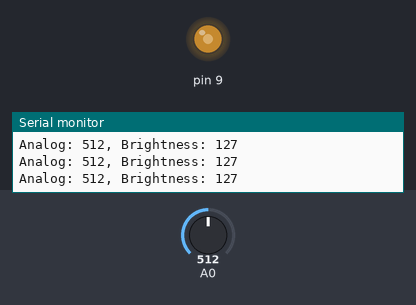
Recording of a sketch running on a simulated Arduino Uno, built with avr-gcc and run on an emulated ATmega328P. Shown: output pins drawn as LEDs (lit = HIGH), the last lines printed to the serial monitor. The inputs (shaded band) are chosen by the test bench; at power-on: A0 = 512.

Above: at 1.2 s.
1.3 s: A0 set to 716
At 1.8 s:
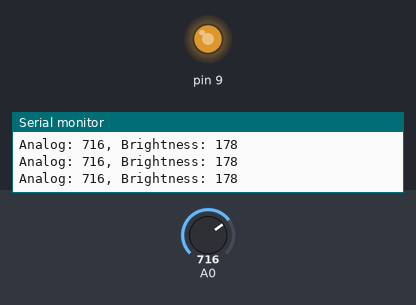
2.8 s: A0 set to 900
At 3.3 s:
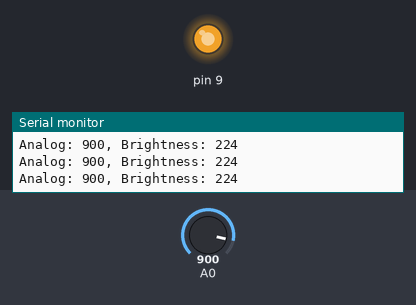
4.3 s: A0 set to 122
At 4.8 s:
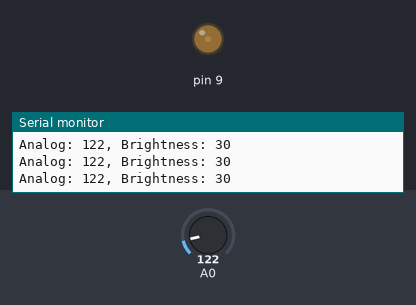
5.8 s: A0 set to 0
At 6.3 s:
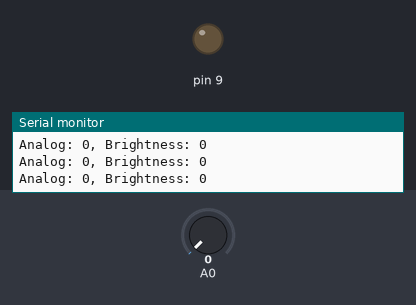
7.3 s: A0 set to 511
At 7.7 s:
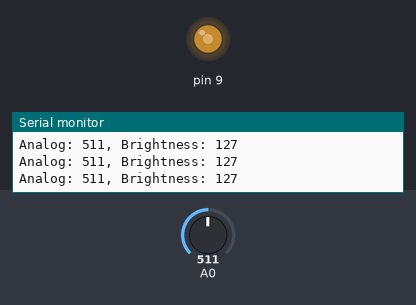
Timing chart, 0 to 9.8 s (numbered marks = the images above; inputs shaded):
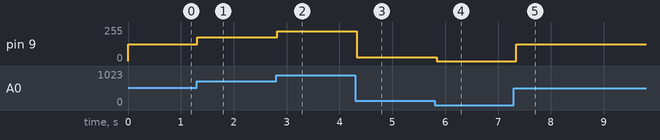

The sketch:

Arduino_2.ino
```cpp
void setup() {
  Serial.begin(9600);
  pinMode(9, OUTPUT);
}
void loop() {
  int adc_value = analogRead(A0);
  int brightness = map(adc_value, 0, 1023, 0, 255);
  analogWrite(9, brightness);
  Serial.print("Analog: ");
  Serial.print(adc_value);
  Serial.print(", Brightness: ");
  Serial.println(brightness);
  delay(100);
}
```

Measured:
- after the input at 1.3 s, pin 9: 127/255 → 178/255 at once
- after the input at 2.8 s, pin 9: 178/255 → 224/255 at once
- after the input at 4.3 s, pin 9: 224/255 → 30/255 at once
- after the input at 5.8 s, pin 9: 30/255 → 0/255 at once
- after the input at 7.3 s, pin 9: 0/255 → 127/255 after 0.05 s
